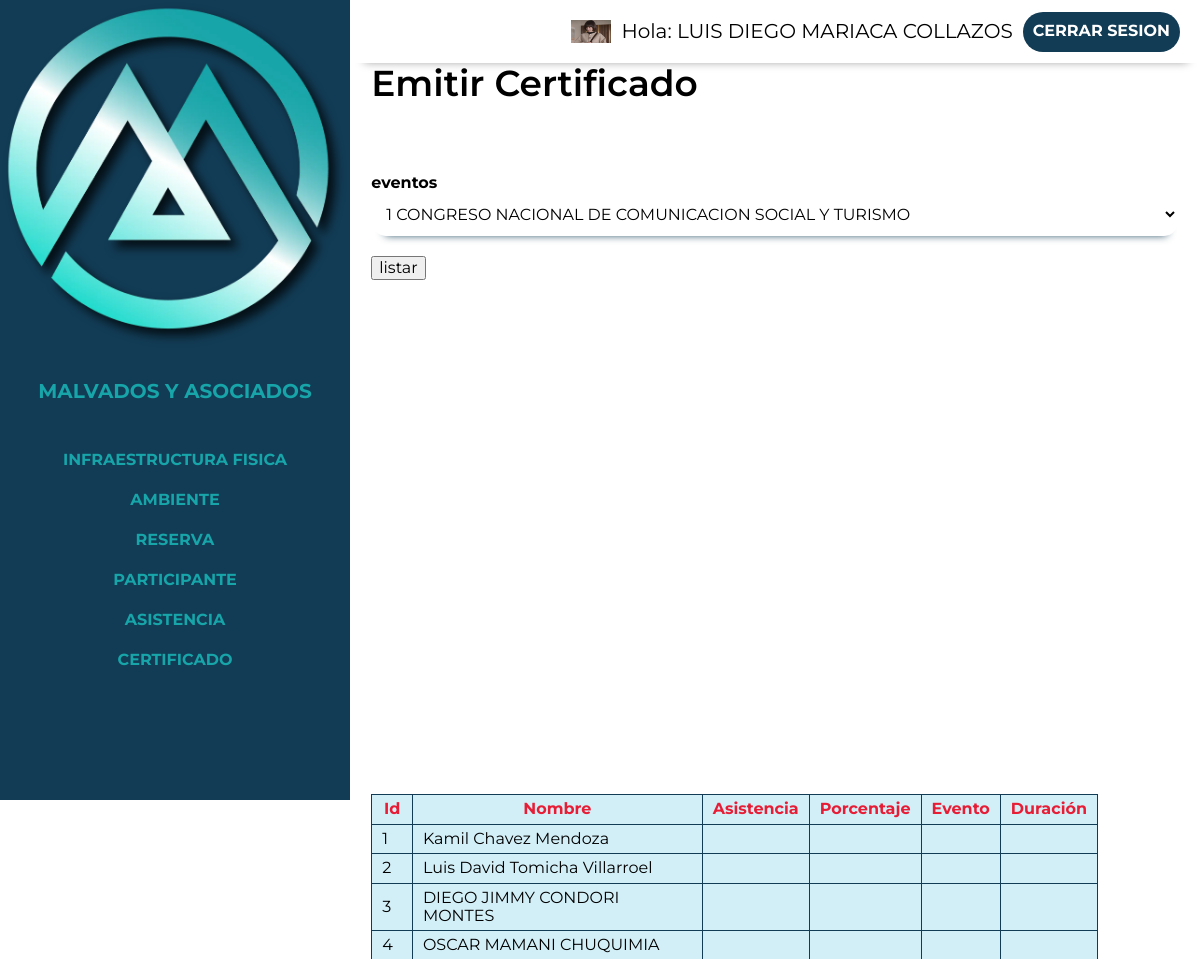
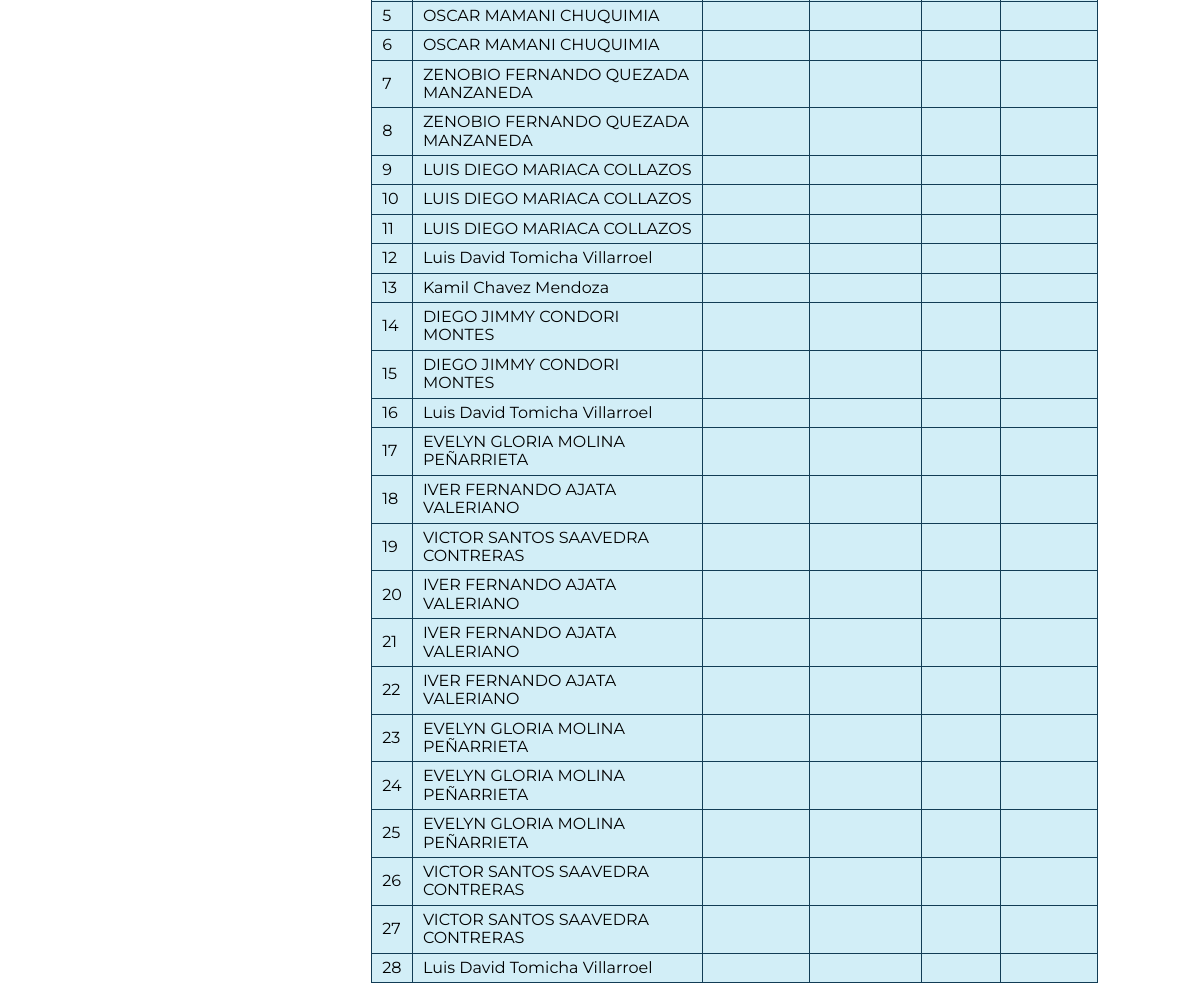
/control/certificado.php (signed in), run on the app's committed database (2 pictures, top to bottom).
### tables this page shows
CREATE TABLE `usuario` (
  `id_usuario` int(20) NOT NULL,
  `nombre` varchar(60) NOT NULL,
  `apPaterno` varchar(50) NOT NULL,
  `apMaterno` varchar(50) NOT NULL,
  `email` varchar(60) NOT NULL,
  `password` char(60) DEFAULT NULL,
  `estado` varchar(60) DEFAULT NULL,
  `identidad` varchar(60) NOT NULL,
  `foto` varchar(200) DEFAULT NULL,
  `usuario` varchar(50) DEFAULT NULL,
  `celular` varchar(20) DEFAULT NULL,
  `fechaRegistro` date DEFAULT NULL,
  `token` varchar(50) DEFAULT NULL
);

CREATE TABLE `asistencia` (
  `id_asistencia` int(20) NOT NULL,
  `id_evento` int(20) NOT NULL,
  `id_usuario` int(11) NOT NULL,
  `fecha` date NOT NULL,
  `hora_entrada` time NOT NULL,
  `detalle_asistencia` text NOT NULL
);

### control/certificado.php (the view, shortened to what this page needs)
<?php require'includes/header.php';
    include("../app/conexion.php");
?>
<?php
    if(isset($_POST['enviar'])) {
        $id_evento = $_POST['lista'];
        $sql="SELECT detalle_asistencia ,id_usuario, COUNT(*) AS asistencias, (COUNT(*) / (SELECT Duracion FROM evento WHERE id_evento = '2')) * 100 AS porcentaje FROM asistencia WHERE id_evento = '".$id_evento."' GROUP BY id_usuario;";
        $resultado=mysqli_query($conectar, $sql);
    }
    else{
        $sql="select *from asistencia";
        $resultado=mysqli_query($conectar, $sql);
    }
    $consulta="select *from evento where (fechaEvento + INTERVAL (Duracion-1) DAY) <= '".date('Y-m-d')."' and estado!='terminado'";
    $re=mysqli_query($conectar,$consulta);
?>
<div class="contenedor">
        <h2 >Emitir Certificado </h2>
        <form action="<?=$_SERVER['PHP_SELF']?>" method="post" class="formulario">
            <label>eventos</label>
            <select id="lista" name="lista" class="form-select">
                <?php while($fila=mysqli_fetch_assoc($re)){?>
                <option value="<?php echo $fila['id_evento']?>"><?php echo $fila['nombreEvento'];?></option>
                <?php }?>
            </select>
            <input type="submit" value="listar" name="enviar">
        </form>
            <table  >
                <thead>
                    <tr>
                        <th data-titulo="Id:">Id</th>
                        <th data-titulo="Nombre:">Nombre</th>
                        <th data-titulo="Asistencia:">Asistencia</th>
                        <th data-titulo="Porcentaje:">Porcentaje</th>
                        <th data-titulo="Evento:">Evento</th>
                        <th data-titulo="Duración:">Duración</th>
                    </tr>
                </thead>
                <tbody>
                     <?php
                            $sw=0;
                            while($filas=mysqli_fetch_assoc($resultado)){
                                $sw=$sw+1;
                        ?>
                    <tr>
                            <?php
                            $i=$filas['id_usuario'];
                            $sql1="select *from usuario where id_usuario='".$i."'";
                            $res1=mysqli_query($conectar,$sql1);
                            $fil=mysqli_fetch_assoc($res1);
                            $sql2="select *from evento where id_evento='".$id_evento."'";
                            $res2=mysqli_query($conectar,$sql2);
                            $fila=mysqli_fetch_assoc($res2);
                            $nombre=$fil['nombre']." ".$fil['apPaterno']." ".$fil['apMaterno'];
                            ?>
                        <td data-titulo="Id:"><?php echo $sw?></td>
                        <td data-titulo="Nombre:"><?php echo $nombre;?></td>
                        <td data-titulo="Asistencia:"><?php echo $filas['asistencias']?></td>
                        <td data-titulo="Porcentaje:"><?php echo $filas['porcentaje']?></td>
                        <td data-titulo="Evento:"><?php echo $fila['nombreEvento']?></td>
                        <td data-titulo="Duración:"><?php echo $fila['Duracion']?></td></td>
                    </tr>
                    <?php
                    }
                    ?>
                </tbody>
            </table>
</div>
<?php require 'includes/footer.php' ?>

### control/includes/header.php (shortened to what this page needs)
<!DOCTYPE html>
<html lang="en">
<head>
    <link rel="stylesheet" href="https://cdn.jsdelivr.net/npm/bootstrap-icons@1.10.4/font/bootstrap-icons.css">
    <link rel="stylesheet" href="../build/css/app.css">
    <link href="https://cdn.jsdelivr.net/npm/select2@4.1.0-rc.0/dist/css/select2.min.css" rel="stylesheet" />
</head>
<body>
<div class="dashboard">
    <aside class="sidebar">
        <div class="logo-principal">
            <img  loading="lazy"  width="50" heigth="80" src="../build/img/control/logo.webp" alt="desdeaqui">
            <a href="index.php"><h3>  Malvados y Asociados </h3></a>
        </div>
        <nav class="sidebar-nav flex">
            <a href="infraestructura.php">Infraestructura Fisica</a>
            <a href="ambiente.php">Ambiente</a>
            <a href="reserva.php">Reserva</a>
            <a href="participante.php">Participante</a>
            <a href="asistencia.php">Asistencia</a>
                <a href="certificado.php">Certificado</a>
        </nav>
    </aside>
    <div class="principal">
        <div class="barra flex">
            <img src="../build/img/control/sara.webp"  style="width:40px;height:23px;" class="rounded-pill">
            <p>Hola: <span>
                <?php
                $id=$_SESSION['id'];
                include("../app/conexion.php");
                $sql="select nombre, apPaterno, apMaterno from usuario where id_usuario='$id'";
                $resultado=mysqli_query($conectar,$sql);
                $filas=mysqli_fetch_assoc($resultado);
                 echo $filas['nombre'].' '.$filas['apPaterno'].' '.$filas['apMaterno'];
                ?>
                </span></p>
            <a href="../login/cerrar_session.php" class="cerrar-sesion">Cerrar Sesion</a>
        </div>

### build/css/app.css (style rules this page uses)
html { box-sizing:border-box;font-size:62.5% }
*,:after,:before { box-sizing:inherit }
body { font-family:Montserrat,sans-serif;font-size:1.6rem }
p { color:#000;font-size:2rem }
.contenedor { margin:0 auto;max-width:120rem;width:95% }
a { text-decoration:none }
h1,h2,h3 { margin:0 0 5rem }
h2 { font-size:3.6rem }
h3 { font-size:3rem }
img { display:block;height:auto;max-width:100%;width:100% }
html { -webkit-text-size-adjust:100%;line-height:1.15 }
body { margin:0 }
a { background-color:transparent }
img { border-style:none }
button,input,optgroup,select,textarea { font-family:inherit;font-size:100%;line-height:1.15;margin:0 }
button,input { overflow:visible }
button,select { text-transform:none }
[type=button],[type=reset],[type=submit],button { -webkit-appearance:button }
.dashboard { background-color:#fff }
@media (min-width:768px) { .dashboard { display:flex;height:100vh } }
.dashboard .principal { flex:1 }
.sidebar { background-color:#123c55;width:100% }
@media (min-width:768px) { .sidebar { max-width:35rem } }
.sidebar h3 { color:#17a5a9;font-size:2rem;margin:0;padding:2rem;text-align:left }
.sidebar .sidebar-nav { flex-direction:column;margin-top:5rem }
.sidebar .sidebar-nav a { color:#17a5a9;font-weight:700;padding:1rem;text-align:left;transition-duration:.3s;transition-property:background-color;width:100% }
.barra { background-color:#fff;box-shadow:1px 12px 9px -13px rgba(0,0,0,.4);justify-content:flex-end;padding:1rem 2rem;transition-duration:.3s;transition-property:background-color }
.barra p { margin:1rem }
.barra a { background-color:#123c55;border-radius:5rem }
a { align-items:center;color:#fff;display:grid;font-weight:700;height:4rem;justify-content:center;padding:1rem;text-transform:uppercase;transition-duration:.3s;transition-property:background-color }
.flex { align-items:center;display:flex }
table { background:#d2eef7;border-collapse:collapse }
table thead { color:#e71d36 }
td,th { border:1px solid #123c55;padding:5px 10px }
@media (min-width:992px) { table { display:table;width:90% } }
.formulario { height:80vh;overflow:auto;padding-top:2rem }
.formulario label { display:block;font-weight:700 }
.formulario input:not([type=submit]),.formulario select,.formulario textarea { background-color:#fff;border:1px solid #fff;border-radius:1.5rem;box-shadow:1px 12px 9px -13px #123c55;display:block;margin-bottom:2rem;padding:1rem;width:100% }
@media (min-width:992px) { .formulario label { width:30rem } }
h2 { font-weight:600 }

### data on the page
usuario: nombre "LUIS DIEGO", apPaterno "MARIACA", apMaterno "COLLAZOS"
asistencia: id_usuario.apMaterno "Kamil Chavez Mendoza"
asistencia: id_usuario.apMaterno "Luis David Tomicha Villarroel"
asistencia: id_usuario.apMaterno "DIEGO JIMMY CONDORI MONTES"
asistencia: id_usuario.apMaterno "OSCAR MAMANI CHUQUIMIA"
asistencia: id_usuario.apMaterno "OSCAR MAMANI CHUQUIMIA"
asistencia: id_usuario.apMaterno "OSCAR MAMANI CHUQUIMIA"
asistencia: id_usuario.apMaterno "ZENOBIO FERNANDO QUEZADA MANZANEDA"
asistencia: id_usuario.apMaterno "ZENOBIO FERNANDO QUEZADA MANZANEDA"
asistencia: id_usuario.apMaterno "LUIS DIEGO MARIACA COLLAZOS"
asistencia: id_usuario.apMaterno "LUIS DIEGO MARIACA COLLAZOS"
asistencia: id_usuario.apMaterno "LUIS DIEGO MARIACA COLLAZOS"
asistencia: id_usuario.apMaterno "Luis David Tomicha Villarroel"
asistencia: id_usuario.apMaterno "Kamil Chavez Mendoza"
asistencia: id_usuario.apMaterno "DIEGO JIMMY CONDORI MONTES"
asistencia: id_usuario.apMaterno "DIEGO JIMMY CONDORI MONTES"
asistencia: id_usuario.apMaterno "Luis David Tomicha Villarroel"
asistencia: id_usuario.apMaterno "EVELYN GLORIA MOLINA PEÑARRIETA"
asistencia: id_usuario.apMaterno "IVER FERNANDO AJATA VALERIANO"
asistencia: id_usuario.apMaterno "VICTOR SANTOS SAAVEDRA CONTRERAS"
asistencia: id_usuario.apMaterno "IVER FERNANDO AJATA VALERIANO"
asistencia: id_usuario.apMaterno "IVER FERNANDO AJATA VALERIANO"
asistencia: id_usuario.apMaterno "IVER FERNANDO AJATA VALERIANO"
asistencia: id_usuario.apMaterno "EVELYN GLORIA MOLINA PEÑARRIETA"
asistencia: id_usuario.apMaterno "EVELYN GLORIA MOLINA PEÑARRIETA"
asistencia: id_usuario.apMaterno "EVELYN GLORIA MOLINA PEÑARRIETA"
asistencia: id_usuario.apMaterno "VICTOR SANTOS SAAVEDRA CONTRERAS"
asistencia: id_usuario.apMaterno "VICTOR SANTOS SAAVEDRA CONTRERAS"
asistencia: id_usuario.apMaterno "Luis David Tomicha Villarroel"

### other printed values
form field lista "1 CONGRESO NACIONAL DE COMUNICACION SOCIAL Y TURISMO"
